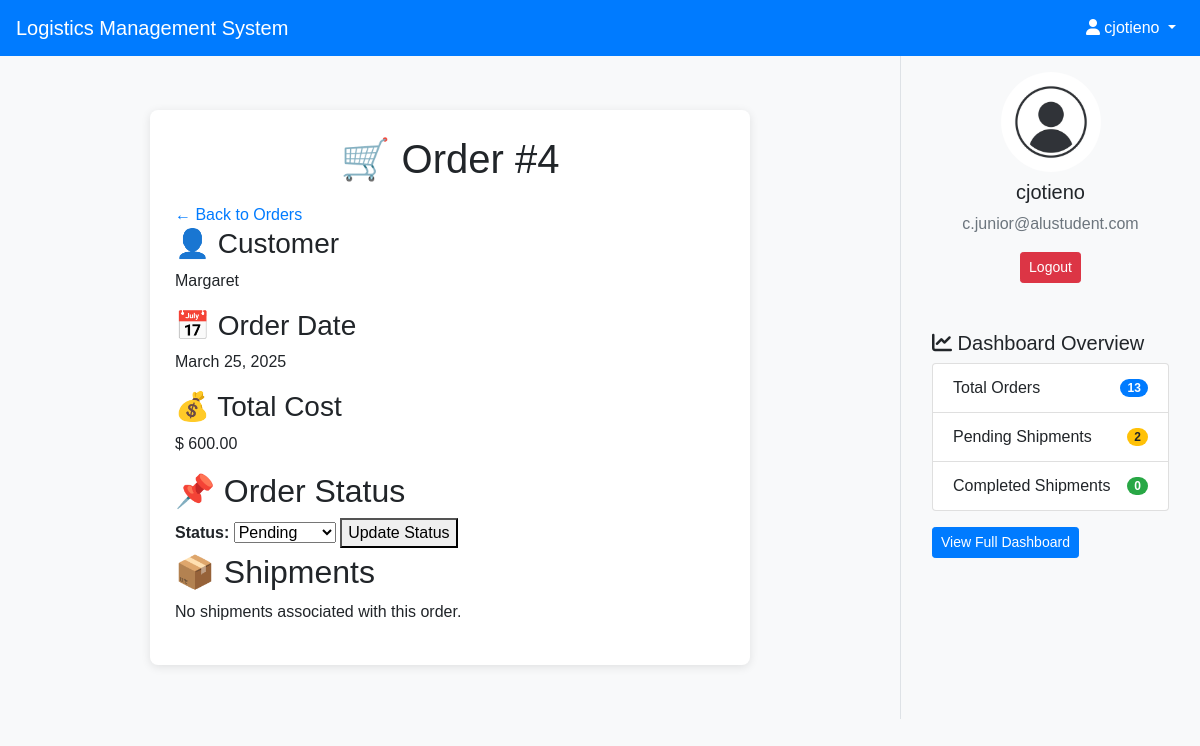
The app's page /orders/4/ (signed in) with its own data.
### logistics/models.py (models this page shows, shortened)
class CustomUser(AbstractUser):
    email = models.EmailField(unique=True)

class Order(models.Model):
    STATUS_CHOICES = [
        ("Pending", "Pending"),
        ("Processing", "Processing"),
        ("Completed", "Completed"),
    ]
    customer_name = models.CharField(max_length=255)
    order_date = models.DateField(default=timezone.now)
    total_cost = models.DecimalField(max_digits=10, decimal_places=2)
    status = models.CharField(max_length=20, choices=STATUS_CHOICES, default="Pending")

### logistics/views.py (the view)
# urls.py: path('orders/<int:pk>/', views.OrderDetailView.as_view(), name='order_detail'),
class OrderDetailView(DetailView):
    model = Order
    template_name = "logistics/order_detail.html"
    def get_context_data(self, **kwargs):
        context = super().get_context_data(**kwargs)
        context['status_choices'] = Order._meta.get_field('status').choices  # Pass choices
        return context

### logistics/context_processors.py (called while the page is built)
def dashboard_data(request):
    if request.user.is_authenticated:
        return {
            "total_orders": Order.objects.count(),
            "pending_shipments": Shipment.objects.filter(status="Pending").count(),
            "completed_shipments": Shipment.objects.filter(status="Delivered").count(),
        }
    return {}  # Return empty dict if user is not logged in

### logistics/templates/logistics/order_detail.html (shortened to what this page needs)
{% extends 'base.html' %}
{% block content %}
<div class="order-container">
    <div class="order-header">
        <h1>🛒 Order #{{ order.id }}</h1>
        <a href="{% url 'order_list' %}" class="btn-back">← Back to Orders</a>
    </div>
    <div class="order-details">
        <div class="detail-card">
            <h3>👤 Customer</h3>
            <p>{{ order.customer_name }}</p>
        </div>
        <div class="detail-card">
            <h3>📅 Order Date</h3>
            <p>{{ order.order_date }}</p>
        </div>
        <div class="detail-card">
            <h3>💰 Total Cost</h3>
            <p>$ {{ order.total_cost }}</p>
        </div>
    </div>
    <div class="status-update">
        <h2>📌 Order Status</h2>
        <form action="{% url 'order_status_update' order.id %}" method="post">
            <label for="status"><strong>Status:</strong></label>
            <select name="status" id="status">
                {% for value, label in status_choices %}
                    <option value="{{ value }}" {% if order.status == value %}selected{% endif %}>
                        {{ label }}
                    </option>
                {% endfor %}
            </select>
            <button type="submit" class="btn-update">Update Status</button>
        </form>
    </div>
    <div class="shipment-section">
        <h2>📦 Shipments</h2>
        {% if order.shipments.all %}
            <table class="shipment-table">
                <thead>
                    <tr>
                        <th>Tracking Number</th>
                        <th>Status</th>
                        <th>Details</th>
                    </tr>
                </thead>
                <tbody>
                    {% for shipment in order.shipments.all %}
                        <tr>
                            <td>{{ shipment.tracking_number }}</td>
                            <td>
                                <span class="status {{ shipment.status|lower }}">
                                    {{ shipment.status }}
                                </span>
                            </td>
                            <td>
                                <a href="{% url 'shipment_detail' shipment.pk %}" class="btn-details">View</a>
                            </td>
                        </tr>
                    {% endfor %}
                </tbody>
            </table>
        {% else %}
            <p>No shipments associated with this order.</p>
        {% endif %}
    </div>
</div>
{% endblock %}

### logistics/templates/base.html (shortened to what this page needs)
<!DOCTYPE html>
<html lang="en">
<head>
    <link rel="stylesheet" href="https://maxcdn.bootstrapcdn.com/bootstrap/4.0.0/css/bootstrap.min.css">
    <link rel="stylesheet" href="https://cdnjs.cloudflare.com/ajax/libs/font-awesome/6.0.0/css/all.min.css">
    <link rel="stylesheet" href="https://cdn.jsdelivr.net/npm/flatpickr/dist/flatpickr.min.css">
    {% load static %}
    <link rel="stylesheet" href="{% static 'css/style.css' %}">
</head>
<body>
    <nav class="navbar navbar-expand-lg navbar-light bg-light">
        <a class="navbar-brand" href="{% url 'dashboard' %}">Logistics Management System</a>
        <div class="collapse navbar-collapse" id="navbarNav">
            <ul class="navbar-nav ml-auto">
                {% if user.is_authenticated %}
                    <li class="nav-item dropdown">
                        <a class="nav-link dropdown-toggle" href="#" id="userDropdown" role="button" data-toggle="dropdown" aria-haspopup="true" aria-expanded="false">
                            <i class="fas fa-user"></i> {{ user.username }}
                        </a>
                    </li>
                {% endif %}
            </ul>
        </div>
    </nav>
    <div class="container-fluid">
        <div class="row">
            <div class="col-md-9">
                <div class="content-wrapper p-4">
                    {% block content %}{% endblock %}
                </div>
            </div>
            {% if user.is_authenticated %}
            <div class="col-md-3 bg-light border-left">
                <div class="profile-section text-center p-3">
                    <img src="{% static 'img/default_avatar.jpg' %}" alt="User Profile" class="rounded-circle img-fluid" width="100">
                    <h5 class="mt-2">{{ user.username }}</h5>
                    <p class="text-muted">{{ user.email }}</p>
                    <a href="{% url 'logout' %}" class="btn btn-sm btn-danger">Logout</a>
                </div>
                <div class="dashboard-sidebar p-3 mt-3">
                    <h5><i class="fas fa-chart-line"></i> Dashboard Overview</h5>
                    <ul class="list-group">
                        <li class="list-group-item d-flex justify-content-between align-items-center">
                            Total Orders <span class="badge badge-primary badge-pill">{{ total_orders|default:"0" }}</span>
                        </li>
                        <li class="list-group-item d-flex justify-content-between align-items-center">
                            Pending Shipments <span class="badge badge-warning badge-pill">{{ pending_shipments|default:"0" }}</span>
                        </li>
                        <li class="list-group-item d-flex justify-content-between align-items-center">
                            Completed Shipments <span class="badge badge-success badge-pill">{{ completed_shipments|default:"0" }}</span>
                        </li>
                    </ul>
                    <a href="{% url 'dashboard' %}" class="btn btn-sm btn-primary mt-3">View Full Dashboard</a>
                </div>
            </div>
            {% endif %}
        </div>
    </div>
</body>
</html>

### logistics/static/css/style.css (style rules this page uses)
body { font-family: 'Arial', sans-serif; background-color: #f8f9fa; }
.navbar { background-color: #007bff !important; }
.navbar-brand, .nav-link { color: white !important; }
.order-container { max-width: 600px; margin: 30px auto; background: white; padding: 25px; border-radius: 8px; box-shadow: 0 2px 10px rgba(0, 0, 0, 0.1); }
.order-container h1 { text-align: center; margin-bottom: 20px; }

### records on screen
CustomUser: username "cjotieno", email "c.junior@alustudent.com"
Order: id "4", customer_name "Margaret", order_date "March 25, 2025", total_cost "600.00", status "Pending"

### other values on screen
{{ total_orders|default:"0" }} "13"
{{ pending_shipments|default:"0" }} "2"
{{ completed_shipments|default:"0" }} "0"
